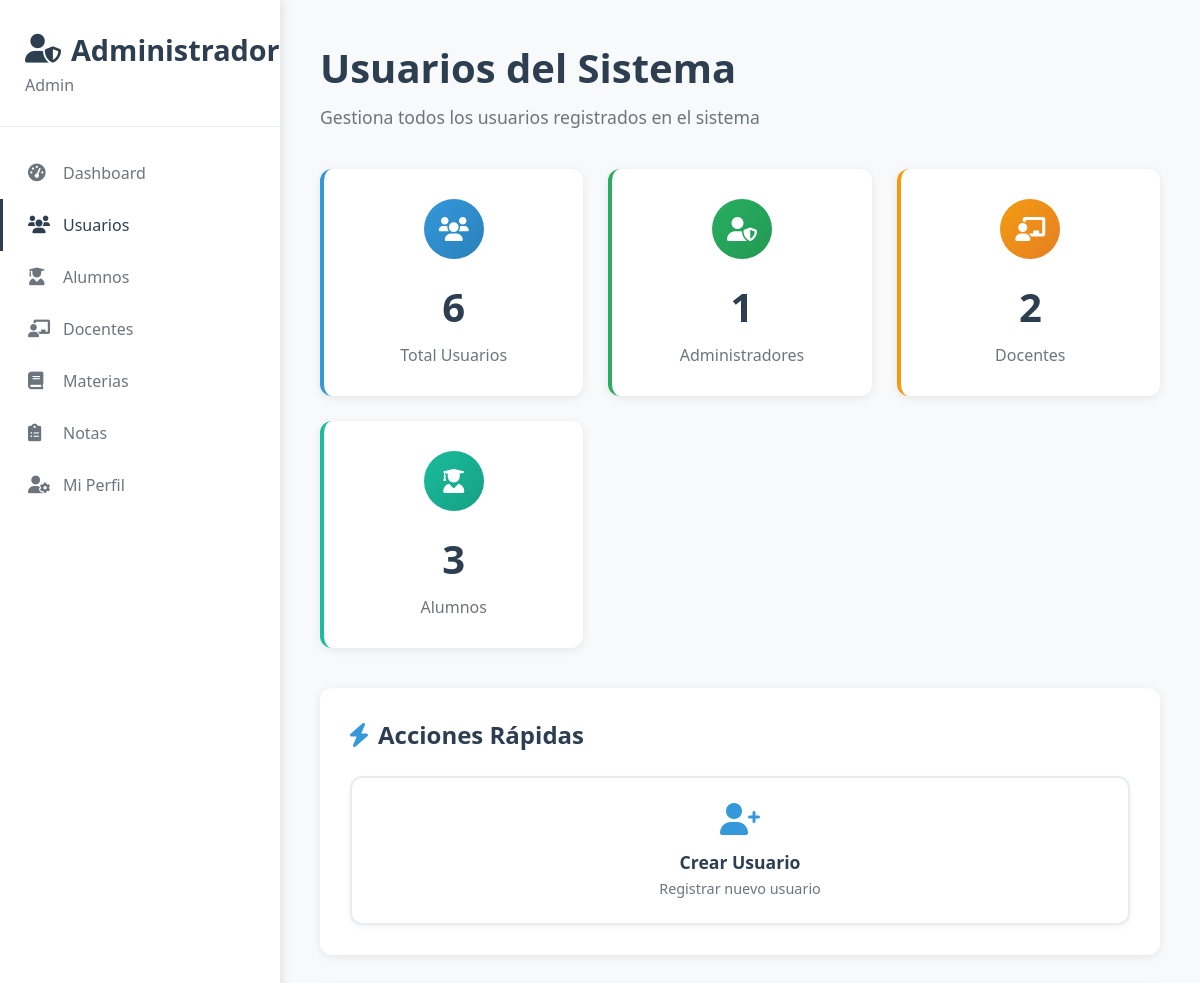
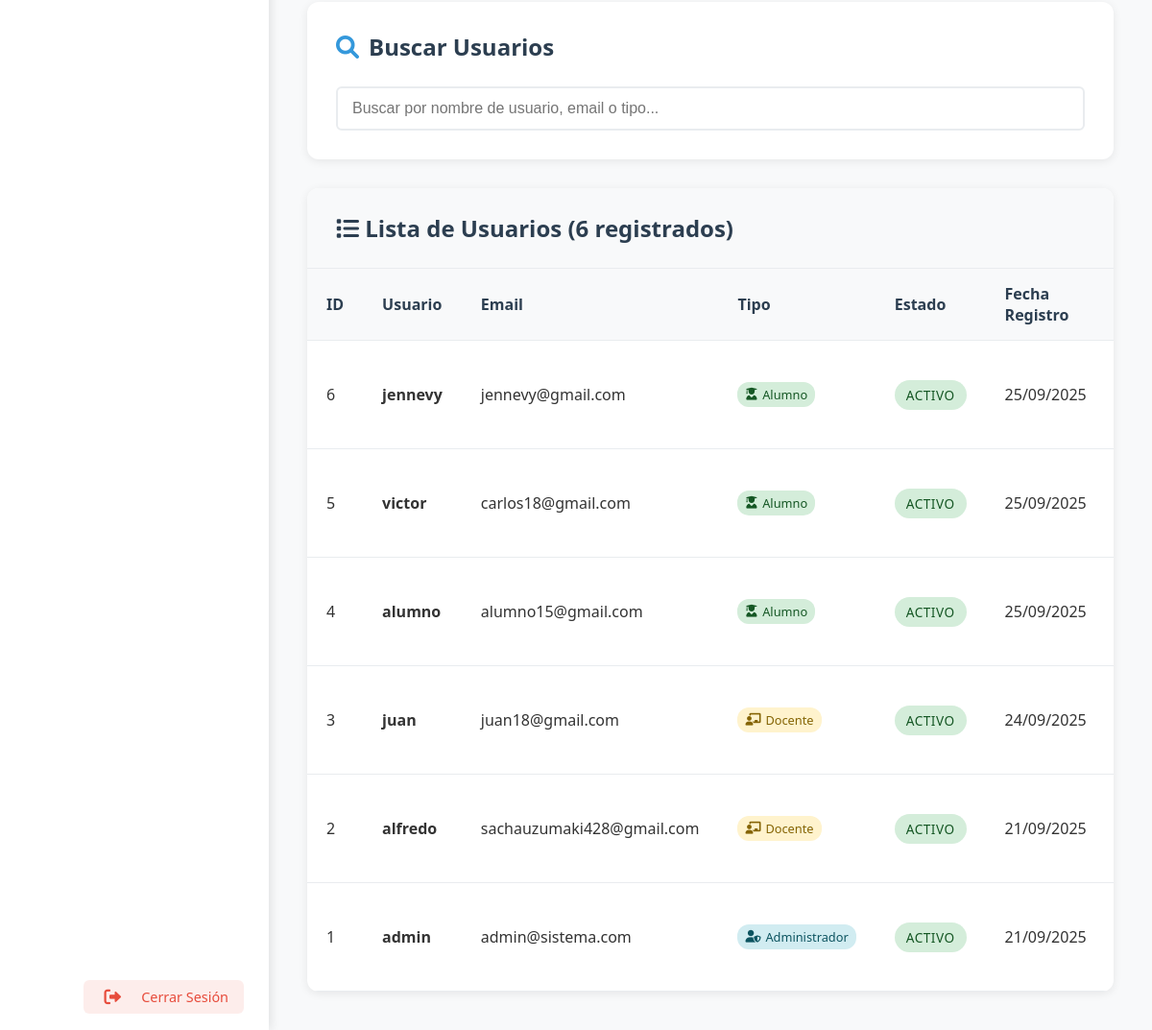
Page /admin/ver_usuarios (signed in) on the earlier database version (2 pictures, top to bottom).
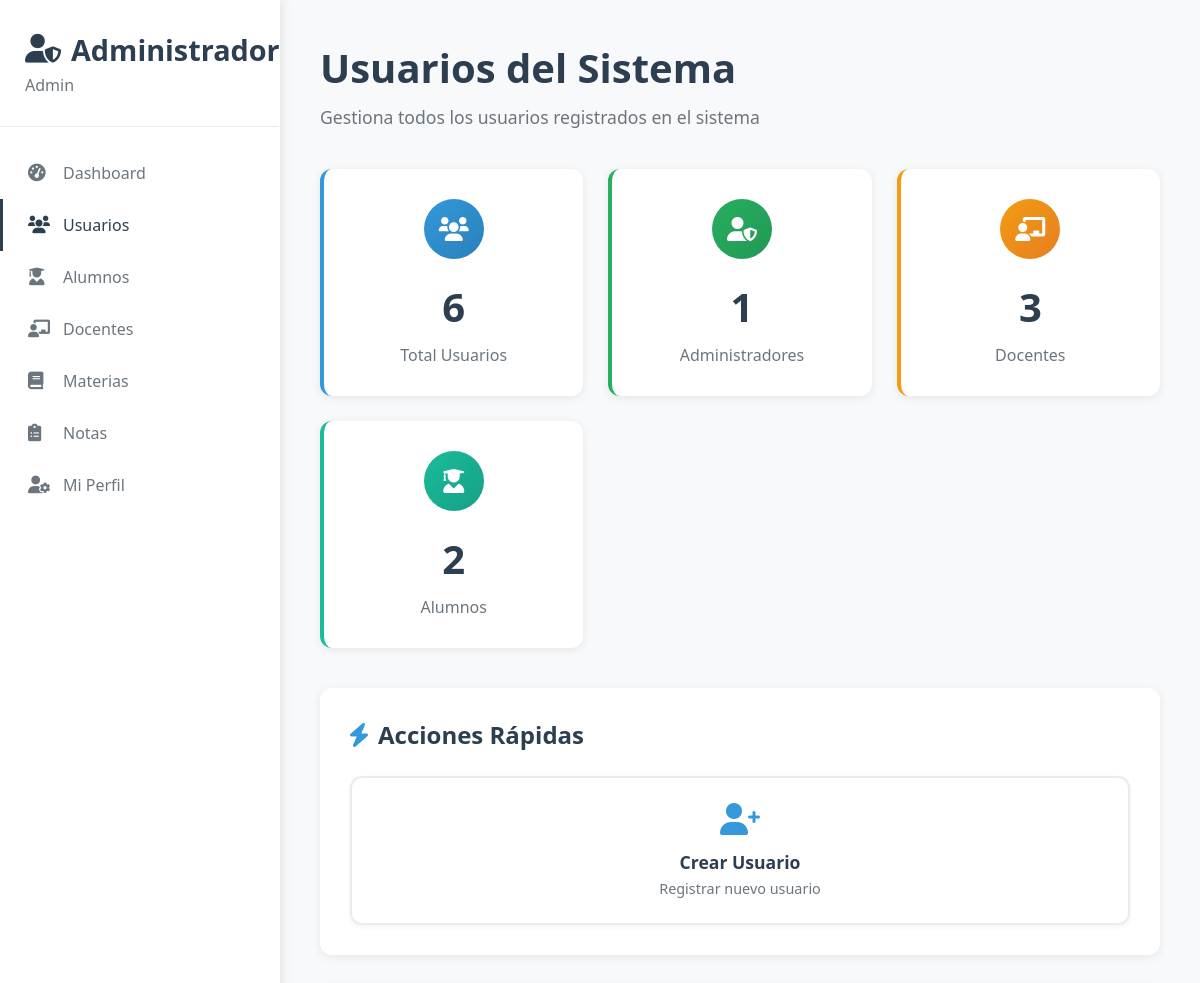
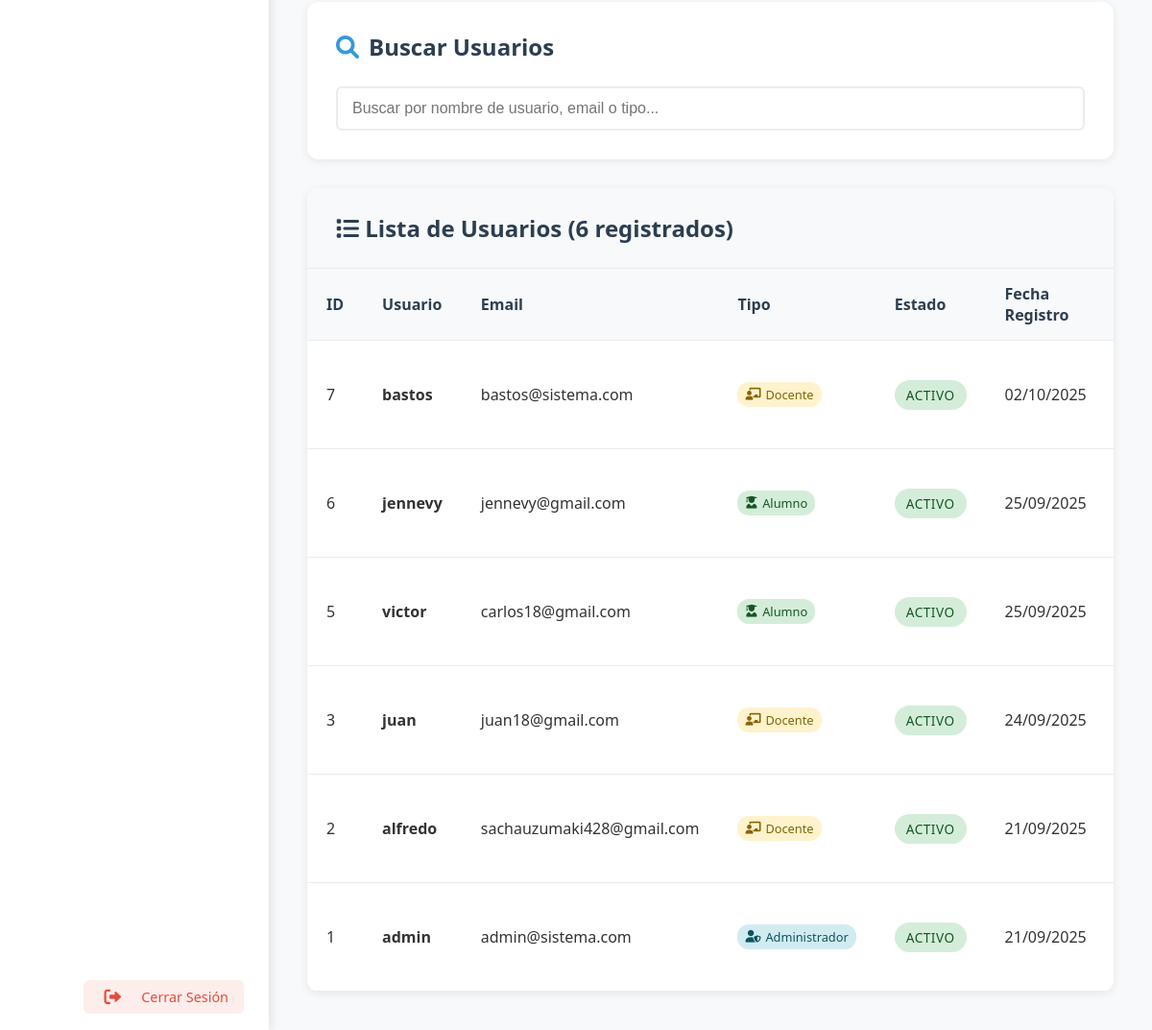
Same page on the later database version (2 pictures, top to bottom).
### app.py (models this page shows)
class Usuario(db.Model):
    id = db.Column(db.Integer, primary_key=True)
    username = db.Column(db.String(80), unique=True, nullable=False)
    email = db.Column(db.String(120), unique=True, nullable=False)
    password_hash = db.Column(db.String(120), nullable=False)
    tipo = db.Column(db.String(20), nullable=False)  # 'admin', 'docente' o 'alumno'
    fecha_creacion = db.Column(db.DateTime, default=datetime.utcnow)

### app.py (the view)
@app.route('/admin/ver_usuarios')
def admin_ver_usuarios():
    if not session.get('user_id') or session.get('tipo') != 'admin':
        return redirect(url_for('login'))
    usuarios = Usuario.query.order_by(Usuario.fecha_creacion.desc()).all()
    for usuario in usuarios:
        if usuario.fecha_creacion:
            usuario.fecha_creacion_formatted = usuario.fecha_creacion.strftime('%d/%m/%Y')
        else:
            usuario.fecha_creacion_formatted = 'N/A'
    total_usuarios = len(usuarios)
    admin_count = len([u for u in usuarios if u.tipo == 'admin'])
    docente_count = len([u for u in usuarios if u.tipo == 'docente'])
    alumno_count = len([u for u in usuarios if u.tipo == 'alumno'])
    return render_template('admin/ver_usuarios_moderno.html',
                         usuarios=usuarios,
                         total_usuarios=total_usuarios,
                         admin_count=admin_count,
                         docente_count=docente_count,
                         alumno_count=alumno_count)

### app.py (called while the page is built)
@app.context_processor
def inject_flash_cleanup():
    return {
        'clear_flash_messages': clear_flash_messages,
        'convertir_ciclo_a_texto': convertir_ciclo_a_texto
    }

### templates/admin/ver_usuarios_moderno.html (shortened to what this page needs)
{% extends "admin/base_admin.html" %}
{% block content %}
<div class="page-header">
    <h1>Usuarios del Sistema</h1>
    <p>Gestiona todos los usuarios registrados en el sistema</p>
</div>
<div class="stats-grid">
    <div class="stat-card users">
        <div class="stat-icon users">
            <i class="fas fa-users"></i>
        </div>
        <div class="stat-number">{{ total_usuarios }}</div>
        <div class="stat-label">Total Usuarios</div>
    </div>
    <div class="stat-card students">
        <div class="stat-icon students">
            <i class="fas fa-user-shield"></i>
        </div>
        <div class="stat-number">{{ admin_count }}</div>
        <div class="stat-label">Administradores</div>
    </div>
    <div class="stat-card subjects">
        <div class="stat-icon subjects">
            <i class="fas fa-chalkboard-teacher"></i>
        </div>
        <div class="stat-number">{{ docente_count }}</div>
        <div class="stat-label">Docentes</div>
    </div>
    <div class="stat-card grades">
        <div class="stat-icon grades">
            <i class="fas fa-user-graduate"></i>
        </div>
        <div class="stat-number">{{ alumno_count }}</div>
        <div class="stat-label">Alumnos</div>
    </div>
</div>
<div class="content-container">
    <h2 class="section-title">
        <i class="fas fa-bolt"></i>
        Acciones Rápidas
    </h2>
    <div class="actions-grid">
        <a href="{{ url_for('crear_usuario') }}" class="action-btn">
            <i class="fas fa-user-plus"></i>
            <h3>Crear Usuario</h3>
            <p>Registrar nuevo usuario</p>
        </a>
    </div>
</div>
<div class="content-container">
    <h2 class="section-title">
        <i class="fas fa-search"></i>
        Buscar Usuarios
    </h2>
    <div class="search-container">
        <input type="text" id="searchUsuario" placeholder="Buscar por nombre de usuario, email o tipo..." class="form-control">
    </div>
</div>
<div class="table-container">
    <div class="table-header">
        <h2><i class="fas fa-list"></i> Lista de Usuarios ({{ usuarios|length }} registrados)</h2>
    </div>
    <div class="table-responsive">
        <table>
            <thead>
                <tr>
                    <th>ID</th>
                    <th>Usuario</th>
                    <th>Email</th>
                    <th>Tipo</th>
                    <th>Estado</th>
                    <th>Fecha Registro</th>
                    <th>Acciones</th>
                </tr>
            </thead>
            <tbody>
                {% for usuario in usuarios %}
                <tr data-user-id="{{ usuario.id }}" data-usuario="{{ usuario.username|lower }}" data-email="{{ usuario.email|lower }}" data-tipo="{{ usuario.tipo|lower }}">
                    <td>{{ usuario.id }}</td>
                    <td>
                        <strong>{{ usuario.username }}</strong>
                    </td>
                    <td>{{ usuario.email }}</td>
                    <td>
                        <span class="user-type-badge user-type-{{ usuario.tipo }}">
                            {% if usuario.tipo == 'admin' %}
                                <i class="fas fa-user-shield"></i> Administrador
                            {% elif usuario.tipo == 'docente' %}
                                <i class="fas fa-chalkboard-teacher"></i> Docente
                            {% elif usuario.tipo == 'alumno' %}
                                <i class="fas fa-user-graduate"></i> Alumno
                            {% else %}
                                <i class="fas fa-user"></i> {{ usuario.tipo|title }}
                            {% endif %}
                        </span>
                    </td>
                    <td>
                        <span class="status-badge status-active">Activo</span>
                    </td>
                    <td>{{ usuario.fecha_creacion_formatted }}</td>
                    <td>
                    </td>
                </tr>
                {% else %}
                <tr>
                    <td colspan="7" class="text-center text-muted">
                        <i class="fas fa-info-circle"></i> No hay usuarios registrados
                    </td>
                </tr>
                {% endfor %}
            </tbody>
        </table>
    </div>
</div>
{% endblock %}

### templates/admin/base_admin.html (shortened to what this page needs)
<!DOCTYPE html>
<html lang="es">
<head>
    <link href="https://cdnjs.cloudflare.com/ajax/libs/font-awesome/6.0.0/css/all.min.css" rel="stylesheet">
</head>
<body>
    <div class="admin-dashboard">
        <div class="sidebar">
            <div class="sidebar-header">
                <h2><i class="fas fa-user-shield"></i> Administrador</h2>
                <p>Admin</p>
            </div>
            <nav class="sidebar-nav">
                <a href="{{ url_for('admin_dashboard') }}" class="nav-item {% if request.endpoint == 'admin_dashboard' %}active{% endif %}">
                    <i class="fas fa-tachometer-alt"></i>
                    <span>Dashboard</span>
                </a>
                <a href="{{ url_for('admin_ver_usuarios') }}" class="nav-item {% if request.endpoint == 'admin_ver_usuarios' %}active{% endif %}">
                    <i class="fas fa-users"></i>
                    <span>Usuarios</span>
                </a>
                <a href="{{ url_for('admin_ver_alumnos') }}" class="nav-item {% if request.endpoint == 'admin_ver_alumnos' %}active{% endif %}">
                    <i class="fas fa-user-graduate"></i>
                    <span>Alumnos</span>
                </a>
                <a href="{{ url_for('admin_ver_docentes') }}" class="nav-item {% if request.endpoint == 'admin_ver_docentes' %}active{% endif %}">
                    <i class="fas fa-chalkboard-teacher"></i>
                    <span>Docentes</span>
                </a>
                <a href="{{ url_for('admin_ver_materias') }}" class="nav-item {% if request.endpoint == 'admin_ver_materias' %}active{% endif %}">
                    <i class="fas fa-book"></i>
                    <span>Materias</span>
                </a>
                <a href="{{ url_for('admin_ver_notas') }}" class="nav-item {% if request.endpoint == 'admin_ver_notas' %}active{% endif %}">
                    <i class="fas fa-clipboard-list"></i>
                    <span>Notas</span>
                </a>
                <a href="{{ url_for('admin_mi_perfil') }}" class="nav-item {% if request.endpoint == 'admin_mi_perfil' %}active{% endif %}">
                    <i class="fas fa-user-cog"></i>
                    <span>Mi Perfil</span>
                </a>
            </nav>
            <div class="logout-link">
                <a href="{{ url_for('logout') }}" class="nav-item">
                    <i class="fas fa-sign-out-alt"></i>
                    <span>Cerrar Sesión</span>
                </a>
            </div>
        </div>
        <div class="main-content">
            {% block content %}{% endblock %}
        </div>
    </div>
</body>
</html>

Differences in the rows shown:
removed Usuario: id "4", username "alumno", email "alumno15@gmail.com", tipo "alumno" (drawn), fecha_creacion_formatted "25/09/2025"
added Usuario: id "7", username "bastos", email "bastos@sistema.com", tipo "docente" (drawn), fecha_creacion_formatted "02/10/2025"
Other differences:
{{ docente_count }}: "2" → "3"
{{ alumno_count }}: "3" → "2"
